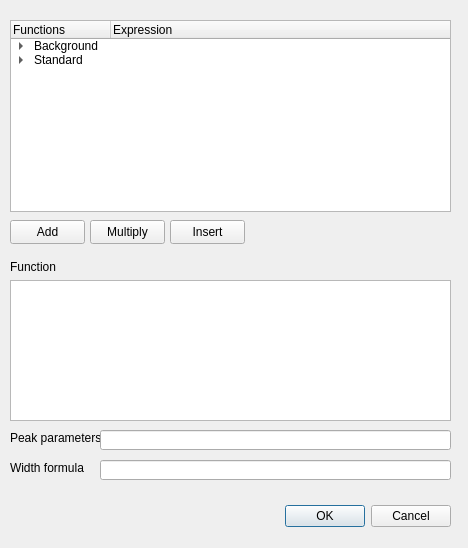
<ui version="4.0" >
 <class>UserFitFunctionDialog</class>
 <widget class="QDialog" name="UserFitFunctionDialog" >
  <property name="geometry" >
   <rect>
    <x>0</x>
    <y>0</y>
    <width>468</width>
    <height>548</height>
   </rect>
  </property>
  <property name="windowTitle" >
   <string>Dialog</string>
  </property>
  <widget class="QDialogButtonBox" name="bboxOKCancel" >
   <property name="geometry" >
    <rect>
     <x>110</x>
     <y>500</y>
     <width>341</width>
     <height>32</height>
    </rect>
   </property>
   <property name="orientation" >
    <enum>Qt::Horizontal</enum>
   </property>
   <property name="standardButtons" >
    <set>QDialogButtonBox::Cancel|QDialogButtonBox::Ok</set>
   </property>
  </widget>
  <widget class="QTreeWidget" name="treeFunctions" >
   <property name="geometry" >
    <rect>
     <x>10</x>
     <y>20</y>
     <width>441</width>
     <height>192</height>
    </rect>
   </property>
   <property name="midLineWidth" >
    <number>0</number>
   </property>
   <property name="editTriggers" >
    <set>QAbstractItemView::DoubleClicked|QAbstractItemView::EditKeyPressed</set>
   </property>
   <property name="headerHidden" >
    <bool>false</bool>
   </property>
   <property name="expandsOnDoubleClick" >
    <bool>false</bool>
   </property>
   <column>
    <property name="text" >
     <string>Functions</string>
    </property>
   </column>
   <column>
    <property name="text" >
     <string>Expression</string>
    </property>
   </column>
   <item>
    <property name="text" >
     <string>Background</string>
    </property>
    <property name="text" >
     <string/>
    </property>
    <item>
     <property name="text" >
      <string>Linear</string>
     </property>
     <property name="text" >
      <string>y0+a*x</string>
     </property>
    </item>
    <item>
     <property name="text" >
      <string>Quadratic</string>
     </property>
     <property name="text" >
      <string>y0+a*x+b*x^2</string>
     </property>
    </item>
   </item>
   <item>
    <property name="text" >
     <string>Standard</string>
    </property>
    <property name="text" >
     <string/>
    </property>
    <item>
     <property name="text" >
      <string>Gaussian</string>
     </property>
     <property name="text" >
      <string>h*exp( -((x-x0 )/ w)^2)</string>
     </property>
     <item>
      <property name="text" >
       <string>Peak</string>
      </property>
      <property name="text" >
       <string>x0,h,w</string>
      </property>
     </item>
     <item>
      <property name="text" >
       <string>Width</string>
      </property>
      <property name="text" >
       <string>w/1.53454</string>
      </property>
     </item>
    </item>
    <item>
     <property name="text" >
      <string>Lorentzian</string>
     </property>
     <property name="text" >
      <string>h*w^2/((x-x0)^2+w^2)</string>
     </property>
     <item>
      <property name="text" >
       <string>Peak</string>
      </property>
      <property name="text" >
       <string>x0,h,w</string>
      </property>
     </item>
     <item>
      <property name="text" >
       <string>Width</string>
      </property>
      <property name="text" >
       <string>w/2</string>
      </property>
     </item>
    </item>
   </item>
  </widget>
  <widget class="QPlainTextEdit" name="teExpression" >
   <property name="geometry" >
    <rect>
     <x>10</x>
     <y>280</y>
     <width>441</width>
     <height>141</height>
    </rect>
   </property>
  </widget>
  <widget class="QPushButton" name="btnAdd" >
   <property name="geometry" >
    <rect>
     <x>10</x>
     <y>220</y>
     <width>75</width>
     <height>24</height>
    </rect>
   </property>
   <property name="text" >
    <string>Add</string>
   </property>
  </widget>
  <widget class="QLabel" name="label" >
   <property name="geometry" >
    <rect>
     <x>10</x>
     <y>260</y>
     <width>46</width>
     <height>14</height>
    </rect>
   </property>
   <property name="text" >
    <string>Function</string>
   </property>
  </widget>
  <widget class="QLabel" name="label_2" >
   <property name="geometry" >
    <rect>
     <x>10</x>
     <y>430</y>
     <width>91</width>
     <height>16</height>
    </rect>
   </property>
   <property name="text" >
    <string>Peak parameters</string>
   </property>
  </widget>
  <widget class="QLineEdit" name="lePeakParams" >
   <property name="geometry" >
    <rect>
     <x>100</x>
     <y>430</y>
     <width>351</width>
     <height>20</height>
    </rect>
   </property>
  </widget>
  <widget class="QLabel" name="label_3" >
   <property name="geometry" >
    <rect>
     <x>10</x>
     <y>460</y>
     <width>81</width>
     <height>16</height>
    </rect>
   </property>
   <property name="text" >
    <string>Width formula</string>
   </property>
  </widget>
  <widget class="QLineEdit" name="leWidthFormula" >
   <property name="geometry" >
    <rect>
     <x>100</x>
     <y>460</y>
     <width>351</width>
     <height>20</height>
    </rect>
   </property>
  </widget>
  <widget class="QPushButton" name="btnMultiply" >
   <property name="geometry" >
    <rect>
     <x>90</x>
     <y>220</y>
     <width>75</width>
     <height>24</height>
    </rect>
   </property>
   <property name="text" >
    <string>Multiply</string>
   </property>
  </widget>
  <widget class="QPushButton" name="btnInsert" >
   <property name="geometry" >
    <rect>
     <x>170</x>
     <y>220</y>
     <width>75</width>
     <height>24</height>
    </rect>
   </property>
   <property name="text" >
    <string>Insert</string>
   </property>
  </widget>
 </widget>
 <resources/>
 <connections>
  <connection>
   <sender>bboxOKCancel</sender>
   <signal>accepted()</signal>
   <receiver>UserFitFunctionDialog</receiver>
   <slot>accept()</slot>
   <hints>
    <hint type="sourcelabel" >
     <x>248</x>
     <y>254</y>
    </hint>
    <hint type="destinationlabel" >
     <x>157</x>
     <y>274</y>
    </hint>
   </hints>
  </connection>
  <connection>
   <sender>bboxOKCancel</sender>
   <signal>rejected()</signal>
   <receiver>UserFitFunctionDialog</receiver>
   <slot>reject()</slot>
   <hints>
    <hint type="sourcelabel" >
     <x>316</x>
     <y>260</y>
    </hint>
    <hint type="destinationlabel" >
     <x>286</x>
     <y>274</y>
    </hint>
   </hints>
  </connection>
 </connections>
</ui>
